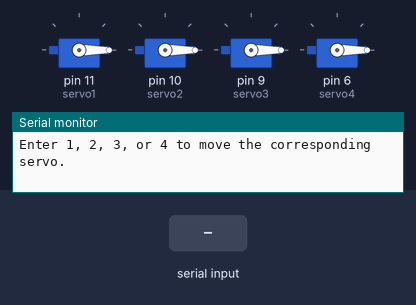
A sketch run on a simulated Arduino Uno, built with avr-gcc and run on an emulated ATmega328P. Parts: 4 × servo, the last lines printed to the serial monitor. Inputs (shaded band) come from the test bench.

Above: at 1.2 s.
1.3 s: "1" received over Serial
At 1.7 s:
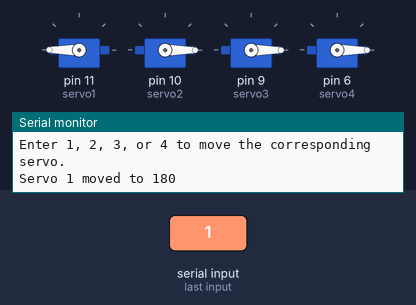
3.8 s: "2" received over Serial
At 4.6 s:
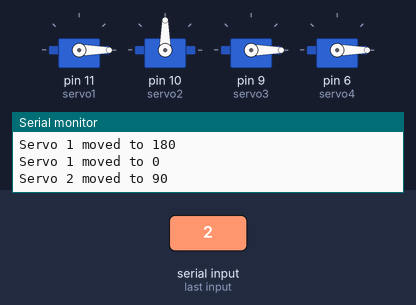
6.3 s: "3" received over Serial
At 6.7 s:
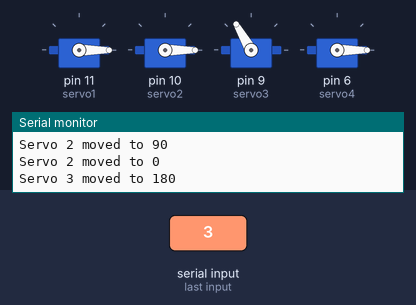
8.8 s: "4" received over Serial
At 9.6 s:
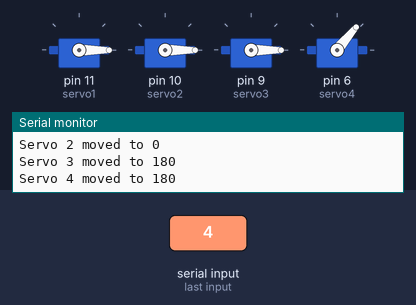
Timing chart, 0 to 11.8 s (numbered marks = the images above; inputs shaded):
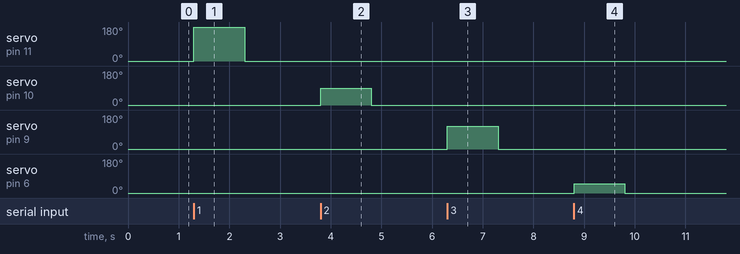

The sketch:

sketch_oct14b.ino
```cpp
#include <Servo.h>

Servo servo1;  // Servo connected to pin 11
Servo servo2;  // Servo connected to pin 10
Servo servo3;  // Servo connected to pin 9
Servo servo4;  // Servo connected to pin 6

void setup() {
  // Attach the servos to the respective pins
  servo1.attach(11);
  servo2.attach(10);
  servo3.attach(9);
  servo4.attach(6);

  // Set initial positions
  servo1.write(0);
  servo2.write(0);
  servo3.write(0);
  servo4.write(0);

  Serial.begin(9600);  // Start serial communication
  Serial.println("Enter 1, 2, 3, or 4 to move the corresponding servo.");
}

void loop() {
  if (Serial.available() > 0) {
    char input = Serial.read();  // Read the incoming serial data

    // Check which number is entered and move the corresponding servo to 180 degrees
    switch (input) {
      case '1':
        servo1.write(180);  // Move servo on pin 11 to 180 degrees
        Serial.println("Servo 1 moved to 180");
        delay(1000);
        servo1.write(0);
        Serial.println("Servo 1 moved to 0");
        break;
      case '2':
        servo2.write(90);  // Move servo on pin 10 to 180 degrees
        Serial.println("Servo 2 moved to 90");
        delay(1000);
        servo2.write(0);
        Serial.println("Servo 2 moved to 0");
        break;
      case '3':
        servo3.write(120);  // Move servo on pin 9 to 180 degrees
        Serial.println("Servo 3 moved to 180");
        delay(1000);
        servo3.write(0);
        break;
      case '4':
        servo4.write(50);  // Move servo on pin 6 to 180 degrees
        Serial.println("Servo 4 moved to 180");
        delay(1000);
        servo4.write(0);
        break;
      default:
        Serial.println("Invalid input, please enter 1, 2, 3, or 4.");
    }
  }
}
```

Measured:
- after the input at 1.3 s, servo on pin 11 (servo1): 0° → 180° at once, → 0° 1.0 s later
- after the input at 3.8 s, servo on pin 10 (servo2): 0° → 90° at once, → 0° 1.0 s later
- after the input at 6.3 s, servo on pin 9 (servo3): 0° → 120° at once, → 0° 1.0 s later
- after the input at 8.8 s, servo on pin 6 (servo4): 0° → 50° at once, → 0° 1.0 s later
